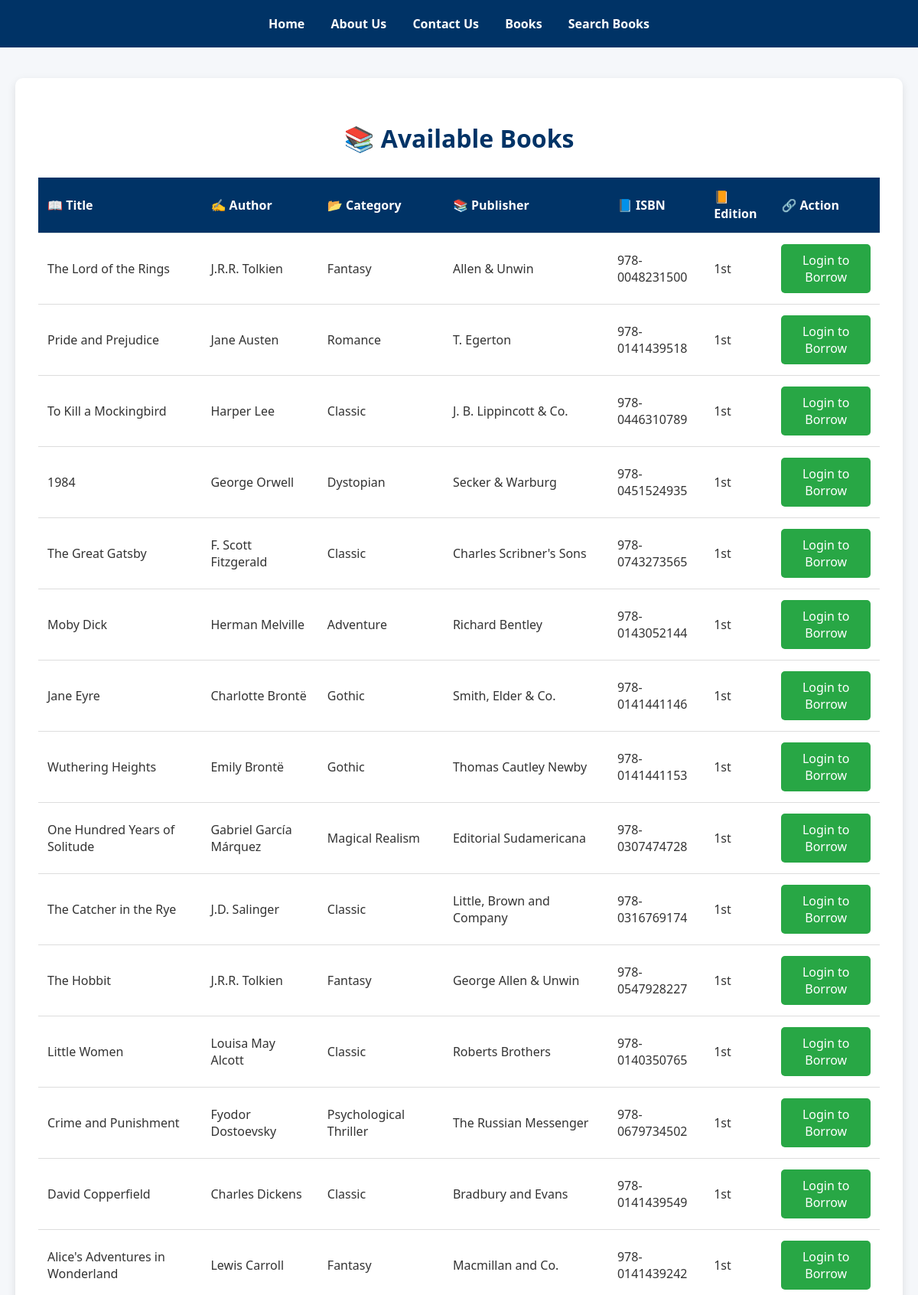
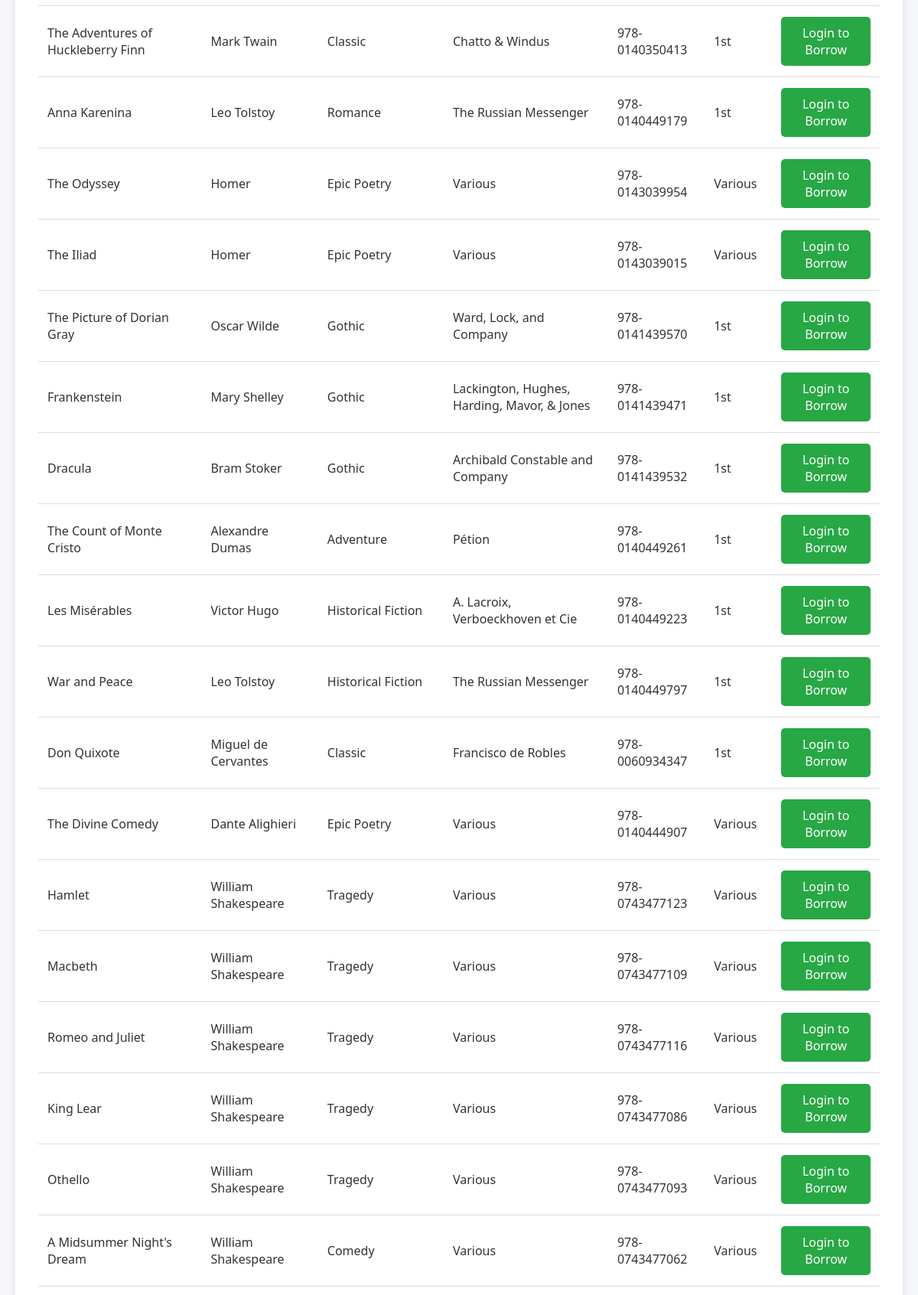
The page /books.php (upper part) on the database its author committed (2 pictures, top to bottom).
### tables this page shows
CREATE TABLE `tblbooks` (
  `book_id` int(11) NOT NULL,
  `title` varchar(255) NOT NULL,
  `author` varchar(255) NOT NULL,
  `genre` varchar(100) DEFAULT NULL,
  `status` enum('available','borrowed') NOT NULL DEFAULT 'available',
  `created_at` timestamp NOT NULL DEFAULT current_timestamp(),
  `Publisher` varchar(255) DEFAULT NULL,
  `ISBN` varchar(20) DEFAULT NULL,
  `edition` varchar(50) DEFAULT NULL
);

### books.php (the view, shortened to what this page needs)
<?php
include('connect_db.php');
$books = $conn->query("SELECT * FROM tblbooks WHERE status = 'available'");
?>
<!DOCTYPE html>
<html lang="en">
<head>
    <link rel="stylesheet" href="style.css">
</head>
<body>
    <header>
        <nav>
            <a href="index.php">Home</a>
            <a href="about.php">About Us</a>
            <a href="contact.php">Contact Us</a>
            <a href="books.php">Books</a>
            <a href="search_books.php">Search Books</a>
        </nav>
    </header>
    <section class="books-section">
        <h1>📚 Available Books</h1>
        <table>
            <thead>
                <tr>
                    <th>📖 Title</th>
                    <th>✍️ Author</th>
                    <th>📂 Category</th>
                    <th>📚 Publisher</th>
                    <th>📘 ISBN</th>
                    <th>📙 Edition</th>
                    <th>🔗 Action</th>
                </tr>
            </thead>
            <tbody>
                <?php if ($books->num_rows > 0): ?>
                    <?php while ($book = $books->fetch_assoc()): ?>
                        <tr>
                            <td><?= htmlspecialchars($book['title']) ?></td>
                            <td><?= htmlspecialchars($book['author']) ?></td>
                            <td><?= htmlspecialchars($book['genre']) ?></td>
                            <td><?= htmlspecialchars($book['Publisher']) ?></td>
                            <td><?= htmlspecialchars($book['ISBN']) ?></td>
                            <td><?= htmlspecialchars($book['edition']) ?></td>
                            <td>
                                <?php if (!isset($_SESSION['user_id'])): ?>
                                    <a class="login-btn" href="student/login.php">Login to Borrow</a>
                                <?php else: ?>
                                    <a class="borrow-btn" href="borrow_book.php?book_id=<?= $book['book_id'] ?>">Borrow</a>
                                <?php endif; ?>
                            </td>
                        </tr>
                    <?php endwhile; ?>
                <?php else: ?>
                    <tr>
                        <td colspan="7" style="text-align:center; color: #999;">No books available at the moment.</td>
                    </tr>
                <?php endif; ?>
            </tbody>
        </table>
    </section>
</body>
</html>

### style.css (style rules this page uses)
body { margin: 0; padding: 0; font-family: 'Segoe UI', sans-serif; background-color: #f9f9f9; color: #333; }

### books.php (style rules this page uses)
body { margin: 0; font-family: 'Segoe UI', sans-serif; background-color: #f5f7fa; color: #333; }
header { background-color: #003366; padding: 20px 0; text-align: center; }
nav a { color: #fff; margin: 0 15px; text-decoration: none; font-weight: bold; font-size: 16px; }
.books-section { max-width: 1100px; margin: 40px auto; padding: 30px; background-color: #ffffff; border-radius: 10px; box-shadow: 0 4px 12px rgba(0, 0, 0, 0.1); }
.books-section h1 { text-align: center; font-size: 32px; margin-bottom: 30px; color: #003366; }
table { width: 100%; border-collapse: collapse; margin-top: 20px; }
table thead { background-color: #003366; color: white; }
table th, table td { padding: 14px 12px; text-align: left; border-bottom: 1px solid #ddd; }
.login-btn { background-color: #28a745; color: white; padding: 10px 20px; border-radius: 5px; text-decoration: none; font-size: 16px; display: inline-block; text-align: center; }

### rows shown on the page
tblbooks: title "The Lord of the Rings", author "J.R.R. Tolkien", genre "Fantasy", Publisher "Allen & Unwin", ISBN "978-0048231500", edition "1st", shows "Login to Borrow"
tblbooks: title "Pride and Prejudice", author "Jane Austen", genre "Romance", Publisher "T. Egerton", ISBN "978-0141439518", edition "1st", shows "Login to Borrow"
tblbooks: title "To Kill a Mockingbird", author "Harper Lee", genre "Classic", Publisher "J. B. Lippincott & Co.", ISBN "978-0446310789", edition "1st", shows "Login to Borrow"
tblbooks: title "1984", author "George Orwell", genre "Dystopian", Publisher "Secker & Warburg", ISBN "978-0451524935", edition "1st", shows "Login to Borrow"
tblbooks: title "The Great Gatsby", author "F. Scott Fitzgerald", genre "Classic", Publisher "Charles Scribner's Sons", ISBN "978-0743273565", edition "1st", shows "Login to Borrow"
tblbooks: title "Moby Dick", author "Herman Melville", genre "Adventure", Publisher "Richard Bentley", ISBN "978-0143052144", edition "1st", shows "Login to Borrow"
tblbooks: title "Jane Eyre", author "Charlotte Brontë", genre "Gothic", Publisher "Smith, Elder & Co.", ISBN "978-0141441146", edition "1st", shows "Login to Borrow"
tblbooks: title "Wuthering Heights", author "Emily Brontë", genre "Gothic", Publisher "Thomas Cautley Newby", ISBN "978-0141441153", edition "1st", shows "Login to Borrow"
tblbooks: title "One Hundred Years of Solitude", author "Gabriel García Márquez", genre "Magical Realism", Publisher "Editorial Sudamericana", ISBN "978-0307474728", edition "1st", shows "Login to Borrow"
tblbooks: title "The Catcher in the Rye", author "J.D. Salinger", genre "Classic", Publisher "Little, Brown and Company", ISBN "978-0316769174", edition "1st", shows "Login to Borrow"
tblbooks: title "The Hobbit", author "J.R.R. Tolkien", genre "Fantasy", Publisher "George Allen & Unwin", ISBN "978-0547928227", edition "1st", shows "Login to Borrow"
tblbooks: title "Little Women", author "Louisa May Alcott", genre "Classic", Publisher "Roberts Brothers", ISBN "978-0140350765", edition "1st", shows "Login to Borrow"
tblbooks: title "Crime and Punishment", author "Fyodor Dostoevsky", genre "Psychological Thriller", Publisher "The Russian Messenger", ISBN "978-0679734502", edition "1st", shows "Login to Borrow"
tblbooks: title "David Copperfield", author "Charles Dickens", genre "Classic", Publisher "Bradbury and Evans", ISBN "978-0141439549", edition "1st", shows "Login to Borrow"
tblbooks: title "Alice's Adventures in Wonderland", author "Lewis Carroll", genre "Fantasy", Publisher "Macmillan and Co.", ISBN "978-0141439242", edition "1st", shows "Login to Borrow"
tblbooks: title "The Adventures of Huckleberry Finn", author "Mark Twain", genre "Classic", Publisher "Chatto & Windus", ISBN "978-0140350413", edition "1st", shows "Login to Borrow"
tblbooks: title "Anna Karenina", author "Leo Tolstoy", genre "Romance", Publisher "The Russian Messenger", ISBN "978-0140449179", edition "1st", shows "Login to Borrow"
tblbooks: title "The Odyssey", author "Homer", genre "Epic Poetry", Publisher "Various", ISBN "978-0143039954", edition "Various", shows "Login to Borrow"
tblbooks: title "The Iliad", author "Homer", genre "Epic Poetry", Publisher "Various", ISBN "978-0143039015", edition "Various", shows "Login to Borrow"
tblbooks: title "The Picture of Dorian Gray", author "Oscar Wilde", genre "Gothic", Publisher "Ward, Lock, and Company", ISBN "978-0141439570", edition "1st", shows "Login to Borrow"
tblbooks: title "Frankenstein", author "Mary Shelley", genre "Gothic", Publisher "Lackington, Hughes, Harding, Mavor, & Jones", ISBN "978-0141439471", edition "1st", shows "Login to Borrow"
tblbooks: title "Dracula", author "Bram Stoker", genre "Gothic", Publisher "Archibald Constable and Company", ISBN "978-0141439532", edition "1st", shows "Login to Borrow"
tblbooks: title "The Count of Monte Cristo", author "Alexandre Dumas", genre "Adventure", Publisher "Pétion", ISBN "978-0140449261", edition "1st", shows "Login to Borrow"
tblbooks: title "Les Misérables", author "Victor Hugo", genre "Historical Fiction", Publisher "A. Lacroix, Verboeckhoven et Cie", ISBN "978-0140449223", edition "1st", shows "Login to Borrow"
tblbooks: title "War and Peace", author "Leo Tolstoy", genre "Historical Fiction", Publisher "The Russian Messenger", ISBN "978-0140449797", edition "1st", shows "Login to Borrow"
tblbooks: title "Don Quixote", author "Miguel de Cervantes", genre "Classic", Publisher "Francisco de Robles", ISBN "978-0060934347", edition "1st", shows "Login to Borrow"
tblbooks: title "The Divine Comedy", author "Dante Alighieri", genre "Epic Poetry", Publisher "Various", ISBN "978-0140444907", edition "Various", shows "Login to Borrow"
tblbooks: title "Hamlet", author "William Shakespeare", genre "Tragedy", Publisher "Various", ISBN "978-0743477123", edition "Various", shows "Login to Borrow"
tblbooks: title "Macbeth", author "William Shakespeare", genre "Tragedy", Publisher "Various", ISBN "978-0743477109", edition "Various", shows "Login to Borrow"
tblbooks: title "Romeo and Juliet", author "William Shakespeare", genre "Tragedy", Publisher "Various", ISBN "978-0743477116", edition "Various", shows "Login to Borrow"
tblbooks: title "King Lear", author "William Shakespeare", genre "Tragedy", Publisher "Various", ISBN "978-0743477086", edition "Various", shows "Login to Borrow"
tblbooks: title "Othello", author "William Shakespeare", genre "Tragedy", Publisher "Various", ISBN "978-0743477093", edition "Various", shows "Login to Borrow"
tblbooks: title "A Midsummer Night's Dream", author "William Shakespeare", genre "Comedy", Publisher "Various", ISBN "978-0743477062", edition "Various", shows "Login to Borrow"
